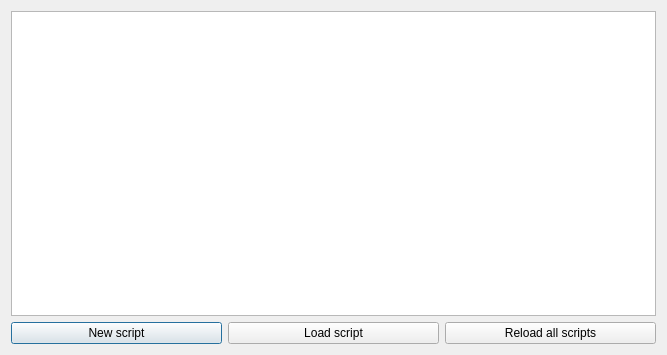
<?xml version="1.0" encoding="UTF-8"?>
<ui version="4.0">
 <class>ScriptingManager</class>
 <widget class="QDialog" name="ScriptingManager">
  <property name="geometry">
   <rect>
    <x>0</x>
    <y>0</y>
    <width>667</width>
    <height>355</height>
   </rect>
  </property>
  <property name="windowTitle">
   <string>Scripting manager</string>
  </property>
  <layout class="QVBoxLayout" name="verticalLayout">
   <item>
    <widget class="QTableWidget" name="tableWidget">
     <property name="contextMenuPolicy">
      <enum>Qt::CustomContextMenu</enum>
     </property>
     <property name="editTriggers">
      <set>QAbstractItemView::NoEditTriggers</set>
     </property>
     <property name="showDropIndicator" stdset="0">
      <bool>false</bool>
     </property>
     <property name="dragDropOverwriteMode">
      <bool>false</bool>
     </property>
     <property name="alternatingRowColors">
      <bool>true</bool>
     </property>
     <property name="selectionMode">
      <enum>QAbstractItemView::ExtendedSelection</enum>
     </property>
     <property name="selectionBehavior">
      <enum>QAbstractItemView::SelectRows</enum>
     </property>
    </widget>
   </item>
   <item>
    <layout class="QHBoxLayout" name="horizontalLayout">
     <item>
      <widget class="QPushButton" name="pushScript">
       <property name="text">
        <string>New script</string>
       </property>
      </widget>
     </item>
     <item>
      <widget class="QPushButton" name="bLoad">
       <property name="text">
        <string>Load script</string>
       </property>
      </widget>
     </item>
     <item>
      <widget class="QPushButton" name="bReload">
       <property name="text">
        <string>Reload all scripts</string>
       </property>
      </widget>
     </item>
    </layout>
   </item>
  </layout>
 </widget>
 <resources/>
 <connections/>
</ui>
